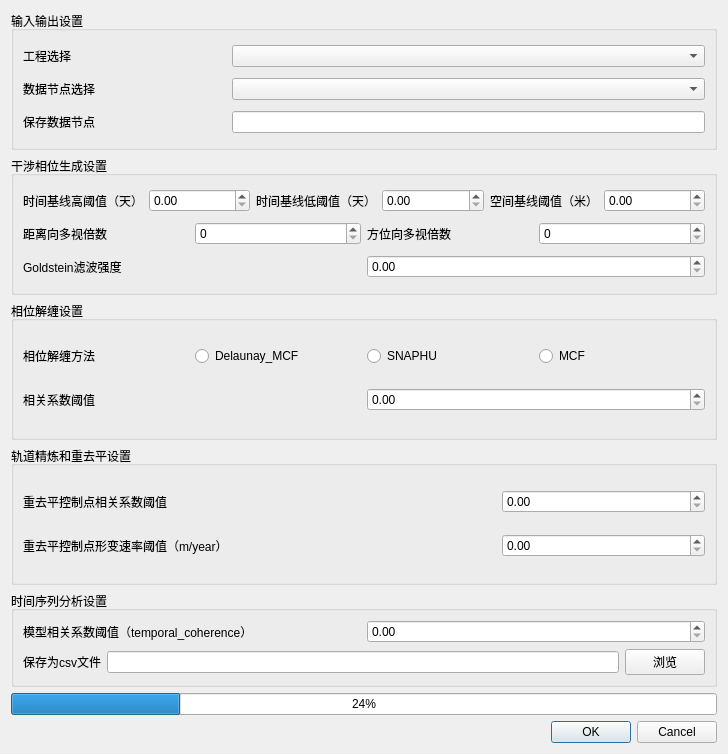
<?xml version="1.0" encoding="UTF-8"?>
<ui version="4.0">
 <class>SbasTimeSeriesAnalysis</class>
 <widget class="QWidget" name="SbasTimeSeriesAnalysis">
  <property name="geometry">
   <rect>
    <x>0</x>
    <y>0</y>
    <width>728</width>
    <height>754</height>
   </rect>
  </property>
  <property name="windowTitle">
   <string>SBAS时间序列分析</string>
  </property>
  <property name="windowIcon">
   <iconset resource="../resources/SatExplorer.qrc">
    <normaloff>:/SatExplorer/icon/svg/time_series.svg</normaloff>:/SatExplorer/icon/svg/time_series.svg</iconset>
  </property>
  <layout class="QVBoxLayout" name="verticalLayout_2" stretch="2,2,2,2,0,1,1">
   <item>
    <widget class="QGroupBox" name="groupBox_2">
     <property name="title">
      <string>输入输出设置</string>
     </property>
     <layout class="QVBoxLayout" name="verticalLayout">
      <item>
       <layout class="QHBoxLayout" name="horizontalLayout" stretch="3,7">
        <item>
         <widget class="QLabel" name="label">
          <property name="text">
           <string>工程选择</string>
          </property>
         </widget>
        </item>
        <item>
         <widget class="QComboBox" name="comboBox_project"/>
        </item>
       </layout>
      </item>
      <item>
       <layout class="QHBoxLayout" name="horizontalLayout_3" stretch="3,7">
        <item>
         <widget class="QLabel" name="label_2">
          <property name="text">
           <string>数据节点选择</string>
          </property>
         </widget>
        </item>
        <item>
         <widget class="QComboBox" name="comboBox_srcNode"/>
        </item>
       </layout>
      </item>
      <item>
       <layout class="QHBoxLayout" name="horizontalLayout_5" stretch="3,7">
        <item>
         <widget class="QLabel" name="label_3">
          <property name="text">
           <string>保存数据节点</string>
          </property>
         </widget>
        </item>
        <item>
         <widget class="QLineEdit" name="lineEdit_dstNode"/>
        </item>
       </layout>
      </item>
     </layout>
    </widget>
   </item>
   <item>
    <widget class="QGroupBox" name="groupBox">
     <property name="title">
      <string>干涉相位生成设置</string>
     </property>
     <layout class="QVBoxLayout" name="verticalLayout_3">
      <item>
       <layout class="QHBoxLayout" name="horizontalLayout_6">
        <item>
         <widget class="QLabel" name="label_4">
          <property name="text">
           <string>时间基线高阈值（天）</string>
          </property>
         </widget>
        </item>
        <item>
         <widget class="QDoubleSpinBox" name="doubleSpinBox_temporal_thresh"/>
        </item>
        <item>
         <widget class="QLabel" name="label_14">
          <property name="text">
           <string>时间基线低阈值（天）</string>
          </property>
         </widget>
        </item>
        <item>
         <widget class="QDoubleSpinBox" name="doubleSpinBox_temporal_thresh_low"/>
        </item>
        <item>
         <widget class="QLabel" name="label_5">
          <property name="text">
           <string>空间基线阈值（米）</string>
          </property>
         </widget>
        </item>
        <item>
         <widget class="QDoubleSpinBox" name="doubleSpinBox_spatial_thresh"/>
        </item>
       </layout>
      </item>
      <item>
       <layout class="QHBoxLayout" name="horizontalLayout_7">
        <item>
         <widget class="QLabel" name="label_6">
          <property name="text">
           <string>距离向多视倍数</string>
          </property>
         </widget>
        </item>
        <item>
         <widget class="QSpinBox" name="spinBox_multilook_rg"/>
        </item>
        <item>
         <widget class="QLabel" name="label_7">
          <property name="text">
           <string>方位向多视倍数</string>
          </property>
         </widget>
        </item>
        <item>
         <widget class="QSpinBox" name="spinBox_multilook_az"/>
        </item>
       </layout>
      </item>
      <item>
       <layout class="QHBoxLayout" name="horizontalLayout_15">
        <item>
         <widget class="QLabel" name="label_11">
          <property name="text">
           <string>Goldstein滤波强度</string>
          </property>
         </widget>
        </item>
        <item>
         <widget class="QDoubleSpinBox" name="doubleSpinBox_Goldstein_alpha"/>
        </item>
       </layout>
      </item>
     </layout>
    </widget>
   </item>
   <item>
    <widget class="QGroupBox" name="groupBox_3">
     <property name="title">
      <string>相位解缠设置</string>
     </property>
     <layout class="QVBoxLayout" name="verticalLayout_4">
      <item>
       <layout class="QHBoxLayout" name="horizontalLayout_8">
        <item>
         <widget class="QLabel" name="label_8">
          <property name="text">
           <string>相位解缠方法</string>
          </property>
         </widget>
        </item>
        <item>
         <widget class="QRadioButton" name="radioButton_Delaunay_MCF">
          <property name="text">
           <string>Delaunay_MCF</string>
          </property>
         </widget>
        </item>
        <item>
         <widget class="QRadioButton" name="radioButton_SNAPHU">
          <property name="enabled">
           <bool>true</bool>
          </property>
          <property name="text">
           <string>SNAPHU</string>
          </property>
         </widget>
        </item>
        <item>
         <widget class="QRadioButton" name="radioButton_MCF">
          <property name="text">
           <string>MCF</string>
          </property>
         </widget>
        </item>
       </layout>
      </item>
      <item>
       <layout class="QHBoxLayout" name="horizontalLayout_9">
        <item>
         <widget class="QLabel" name="label_9">
          <property name="text">
           <string>相关系数阈值</string>
          </property>
         </widget>
        </item>
        <item>
         <widget class="QDoubleSpinBox" name="doubleSpinBox_coherence_thresh"/>
        </item>
       </layout>
      </item>
     </layout>
    </widget>
   </item>
   <item>
    <widget class="QGroupBox" name="groupBox_5">
     <property name="title">
      <string>轨道精炼和重去平设置</string>
     </property>
     <layout class="QVBoxLayout" name="verticalLayout_5">
      <item>
       <layout class="QHBoxLayout" name="horizontalLayout_2" stretch="7,3">
        <item>
         <widget class="QLabel" name="label_12">
          <property name="text">
           <string>重去平控制点相关系数阈值</string>
          </property>
         </widget>
        </item>
        <item>
         <widget class="QDoubleSpinBox" name="doubleSpinBox_reflattening_coh_thresh"/>
        </item>
       </layout>
      </item>
      <item>
       <layout class="QHBoxLayout" name="horizontalLayout_4" stretch="7,3">
        <item>
         <widget class="QLabel" name="label_13">
          <property name="text">
           <string>重去平控制点形变速率阈值（m/year）</string>
          </property>
         </widget>
        </item>
        <item>
         <widget class="QDoubleSpinBox" name="doubleSpinBox_reflattening_def_thresh"/>
        </item>
       </layout>
      </item>
     </layout>
    </widget>
   </item>
   <item>
    <widget class="QGroupBox" name="groupBox_4">
     <property name="title">
      <string>时间序列分析设置</string>
     </property>
     <layout class="QVBoxLayout" name="verticalLayout_6">
      <item>
       <layout class="QHBoxLayout" name="horizontalLayout_10">
        <item>
         <widget class="QLabel" name="label_10">
          <property name="text">
           <string>模型相关系数阈值（temporal_coherence）</string>
          </property>
         </widget>
        </item>
        <item>
         <widget class="QDoubleSpinBox" name="doubleSpinBox_temporal_coherence_thresh"/>
        </item>
       </layout>
      </item>
      <item>
       <layout class="QHBoxLayout" name="horizontalLayout_11">
        <item>
         <widget class="QLabel" name="label_15">
          <property name="text">
           <string>保存为csv文件</string>
          </property>
         </widget>
        </item>
        <item>
         <widget class="QLineEdit" name="csv_path"/>
        </item>
        <item>
         <widget class="QPushButton" name="browse">
          <property name="text">
           <string>浏览</string>
          </property>
         </widget>
        </item>
       </layout>
      </item>
     </layout>
    </widget>
   </item>
   <item>
    <widget class="QProgressBar" name="progressBar">
     <property name="value">
      <number>24</number>
     </property>
    </widget>
   </item>
   <item>
    <widget class="QDialogButtonBox" name="buttonBox">
     <property name="standardButtons">
      <set>QDialogButtonBox::Cancel|QDialogButtonBox::Ok</set>
     </property>
    </widget>
   </item>
  </layout>
 </widget>
 <resources>
  <include location="../resources/SatExplorer.qrc"/>
 </resources>
 <connections/>
</ui>
